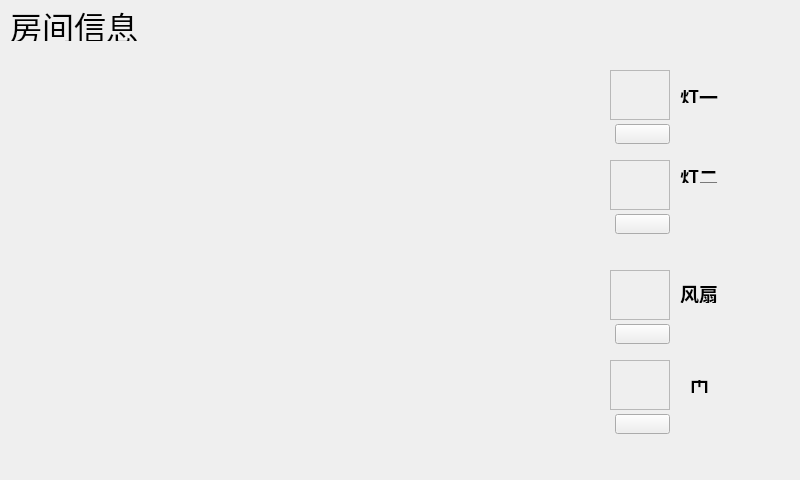
<?xml version="1.0" encoding="UTF-8"?>
<ui version="4.0">
 <class>room</class>
 <widget class="QWidget" name="room">
  <property name="geometry">
   <rect>
    <x>0</x>
    <y>0</y>
    <width>800</width>
    <height>480</height>
   </rect>
  </property>
  <property name="windowTitle">
   <string>智能家居-使徒行者</string>
  </property>
  <widget class="QLabel" name="LED1Label">
   <property name="geometry">
    <rect>
     <x>680</x>
     <y>90</y>
     <width>47</width>
     <height>13</height>
    </rect>
   </property>
   <property name="font">
    <font>
     <family>华文楷体</family>
     <pointsize>14</pointsize>
     <weight>75</weight>
     <bold>true</bold>
    </font>
   </property>
   <property name="text">
    <string>灯一</string>
   </property>
  </widget>
  <widget class="QLabel" name="LED2Label">
   <property name="geometry">
    <rect>
     <x>680</x>
     <y>170</y>
     <width>47</width>
     <height>13</height>
    </rect>
   </property>
   <property name="font">
    <font>
     <family>华文楷体</family>
     <pointsize>14</pointsize>
     <weight>75</weight>
     <bold>true</bold>
    </font>
   </property>
   <property name="text">
    <string>灯二</string>
   </property>
  </widget>
  <widget class="QLabel" name="FanLabel">
   <property name="geometry">
    <rect>
     <x>680</x>
     <y>283</y>
     <width>47</width>
     <height>20</height>
    </rect>
   </property>
   <property name="font">
    <font>
     <family>华文楷体</family>
     <pointsize>14</pointsize>
     <weight>75</weight>
     <bold>true</bold>
    </font>
   </property>
   <property name="text">
    <string>风扇</string>
   </property>
  </widget>
  <widget class="QLabel" name="DoorLabel">
   <property name="geometry">
    <rect>
     <x>690</x>
     <y>380</y>
     <width>47</width>
     <height>13</height>
    </rect>
   </property>
   <property name="font">
    <font>
     <family>华文楷体</family>
     <pointsize>14</pointsize>
     <weight>75</weight>
     <bold>true</bold>
    </font>
   </property>
   <property name="text">
    <string>门</string>
   </property>
  </widget>
  <widget class="QLabel" name="TitleLabel">
   <property name="geometry">
    <rect>
     <x>10</x>
     <y>10</y>
     <width>151</width>
     <height>31</height>
    </rect>
   </property>
   <property name="font">
    <font>
     <family>华文行楷</family>
     <pointsize>24</pointsize>
    </font>
   </property>
   <property name="text">
    <string>房间信息</string>
   </property>
  </widget>
  <widget class="QPushButton" name="LED1PushButton">
   <property name="geometry">
    <rect>
     <x>615</x>
     <y>124</y>
     <width>55</width>
     <height>20</height>
    </rect>
   </property>
   <property name="styleSheet">
    <string notr="true">border-image: url(:/door/images/door/switch_off.png);</string>
   </property>
   <property name="text">
    <string/>
   </property>
  </widget>
  <widget class="QPushButton" name="LED2PushButton">
   <property name="geometry">
    <rect>
     <x>615</x>
     <y>214</y>
     <width>55</width>
     <height>20</height>
    </rect>
   </property>
   <property name="styleSheet">
    <string notr="true">border-image: url(:/door/images/door/switch_off.png);</string>
   </property>
   <property name="text">
    <string/>
   </property>
  </widget>
  <widget class="QPushButton" name="FanPushButton">
   <property name="geometry">
    <rect>
     <x>615</x>
     <y>324</y>
     <width>55</width>
     <height>20</height>
    </rect>
   </property>
   <property name="styleSheet">
    <string notr="true">border-image: url(:/door/images/door/switch_off.png);</string>
   </property>
   <property name="text">
    <string/>
   </property>
  </widget>
  <widget class="QPushButton" name="DoorPushButton">
   <property name="geometry">
    <rect>
     <x>615</x>
     <y>414</y>
     <width>55</width>
     <height>20</height>
    </rect>
   </property>
   <property name="styleSheet">
    <string notr="true">border-image: url(:/door/images/door/switch_off.png);</string>
   </property>
   <property name="text">
    <string/>
   </property>
  </widget>
  <widget class="QFrame" name="LED1Frame">
   <property name="geometry">
    <rect>
     <x>610</x>
     <y>70</y>
     <width>60</width>
     <height>50</height>
    </rect>
   </property>
   <property name="styleSheet">
    <string notr="true">border-image: url(:/door/images/door/closeled_ico.png);</string>
   </property>
   <property name="frameShape">
    <enum>QFrame::StyledPanel</enum>
   </property>
   <property name="frameShadow">
    <enum>QFrame::Raised</enum>
   </property>
  </widget>
  <widget class="QFrame" name="LED2Frame">
   <property name="geometry">
    <rect>
     <x>610</x>
     <y>160</y>
     <width>60</width>
     <height>50</height>
    </rect>
   </property>
   <property name="styleSheet">
    <string notr="true">border-image: url(:/door/images/door/closeled_ico.png);</string>
   </property>
   <property name="frameShape">
    <enum>QFrame::StyledPanel</enum>
   </property>
   <property name="frameShadow">
    <enum>QFrame::Raised</enum>
   </property>
  </widget>
  <widget class="QFrame" name="FanFrame">
   <property name="geometry">
    <rect>
     <x>610</x>
     <y>270</y>
     <width>60</width>
     <height>50</height>
    </rect>
   </property>
   <property name="styleSheet">
    <string notr="true">border-image: url(:/door/images/door/closefan_ico.png);</string>
   </property>
   <property name="frameShape">
    <enum>QFrame::StyledPanel</enum>
   </property>
   <property name="frameShadow">
    <enum>QFrame::Raised</enum>
   </property>
  </widget>
  <widget class="QFrame" name="DoorFrame">
   <property name="geometry">
    <rect>
     <x>610</x>
     <y>360</y>
     <width>60</width>
     <height>50</height>
    </rect>
   </property>
   <property name="styleSheet">
    <string notr="true">border-image: url(:/door/images/door/closedoor_ico.png);</string>
   </property>
   <property name="frameShape">
    <enum>QFrame::StyledPanel</enum>
   </property>
   <property name="frameShadow">
    <enum>QFrame::Raised</enum>
   </property>
  </widget>
 </widget>
 <resources/>
 <connections/>
</ui>
